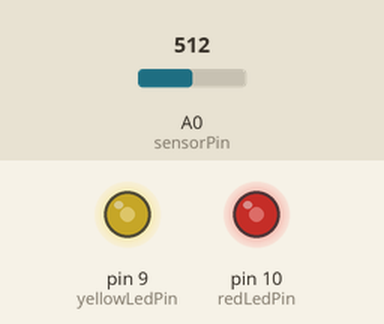
This sketch was run on a simulated Arduino Uno, built with avr-gcc and run on an emulated ATmega328P. Parts: output pins drawn as LEDs (lit = HIGH). The test bench sets the inputs (shaded band); at power-on: A0 (sensorPin) = 512.

Above: at 1.2 s.
1.3 s: A0 (sensorPin) set to 716
At 2.4 s:
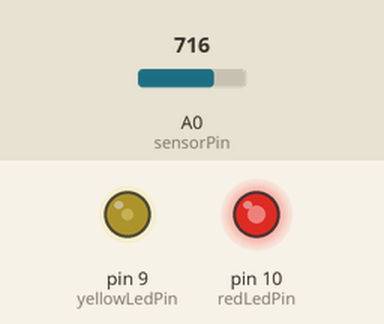
2.8 s: A0 (sensorPin) set to 900
At 3.7 s:
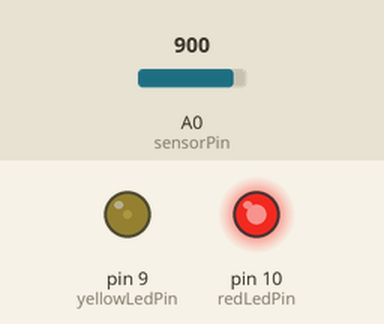
4.3 s: A0 (sensorPin) set to 1023
At 5.1 s:
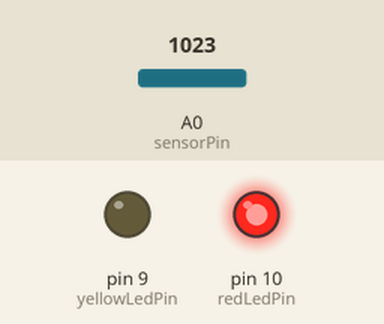
5.8 s: A0 (sensorPin) set to 306
At 6.4 s:
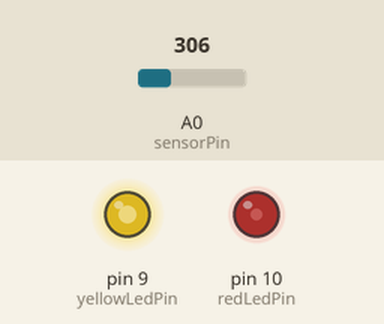
7.3 s: A0 (sensorPin) set to 122
At 8.2 s:
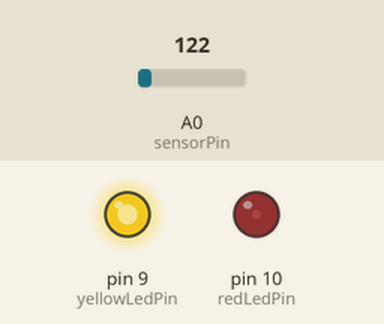
8.8 s: A0 (sensorPin) set to 511
At 9.5 s:
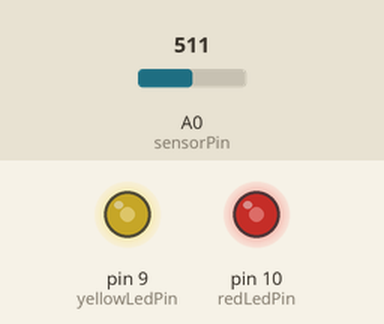
Timing chart, 0 to 11.3 s (numbered marks = the images above; inputs shaded):
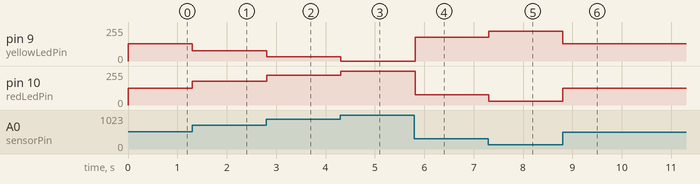

Measured:
- after the input at 1.3 s, pin 9 (yellowLedPin): 128/255 → 77/255 at once; pin 10 (redLedPin): 127/255 → 178/255 at once
- after the input at 2.8 s, pin 9 (yellowLedPin): 77/255 → 31/255 at once; pin 10 (redLedPin): 178/255 → 224/255 at once
- after the input at 4.3 s, pin 9 (yellowLedPin): 31/255 → 0/255 at once; pin 10 (redLedPin): 224/255 → 255/255 at once
- after the input at 5.8 s, pin 9 (yellowLedPin): 0/255 → 179/255 at once; pin 10 (redLedPin): 255/255 → 76/255 at once
- after the input at 7.3 s, pin 9 (yellowLedPin): 179/255 → 225/255 at once; pin 10 (redLedPin): 76/255 → 30/255 at once
- after the input at 8.8 s, pin 9 (yellowLedPin): 225/255 → 128/255 at once; pin 10 (redLedPin): 30/255 → 127/255 at once

The sketch:

arduino_06b.ino
```cpp
float sensorValue = 0;      //  variable for sensor value
float sensorValue2 = 1023;      //  variable for sensor value
int sensorPin = A0;       //  variable for sensor pin
int redLedPin = 10;
int yellowLedPin = 9;

void setup() {
 pinMode(redLedPin, OUTPUT);
 pinMode(yellowLedPin, OUTPUT);
 pinMode(sensorPin, INPUT);
 Serial.begin(9600);
}

void loop() {
  int sensorValue = analogRead(sensorPin);
  sensorValue = map(sensorValue, 0, 1023, 0, 255);
  int sensorValue2 = analogRead(sensorPin);
  sensorValue2 = map(sensorValue2, 0, 1023, 255, 0);
  analogWrite(redLedPin, sensorValue);      //  set red LED brightness to sensorValue
  analogWrite(yellowLedPin, sensorValue2);   //  set yellow LED brightness to sensorValue
  delay(20);                               //  delay for 0.2 seconds
}
```
